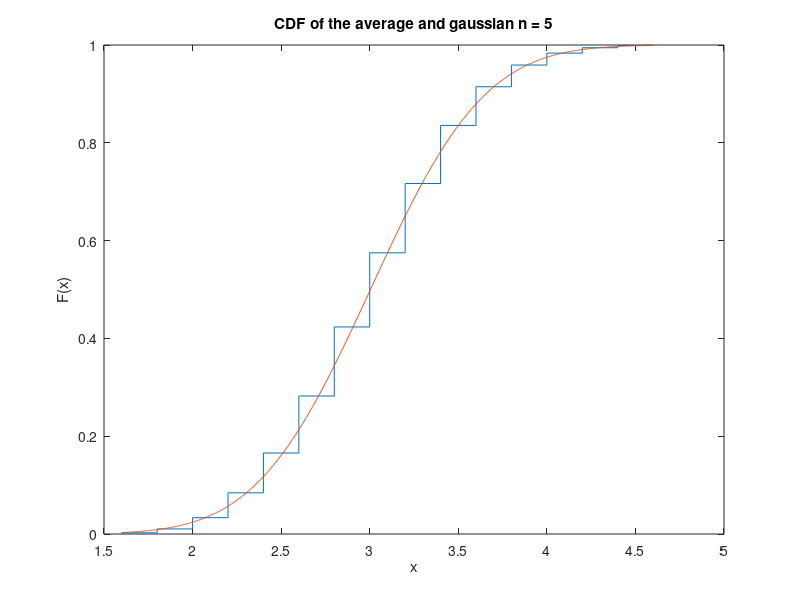
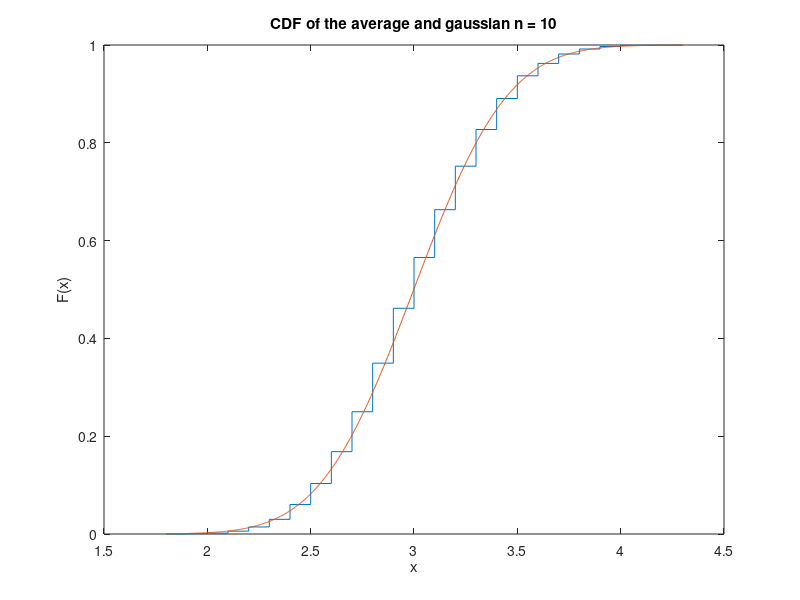
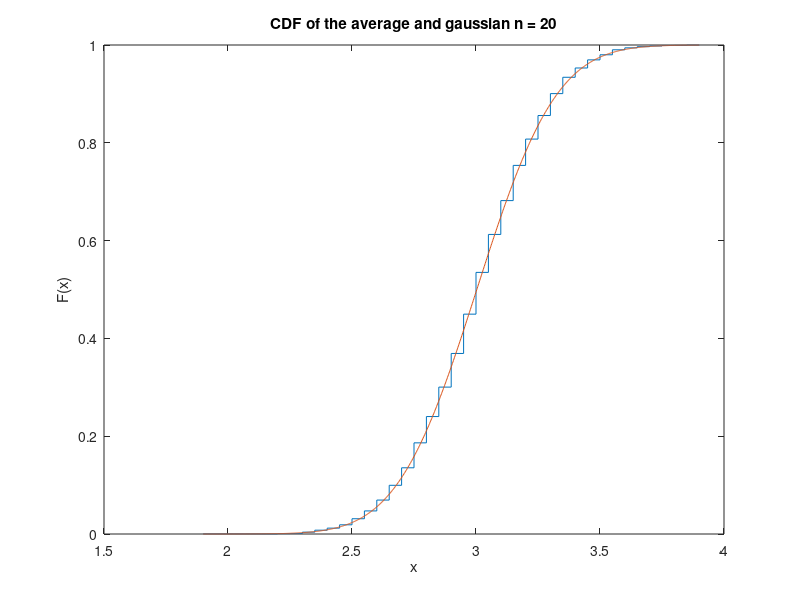
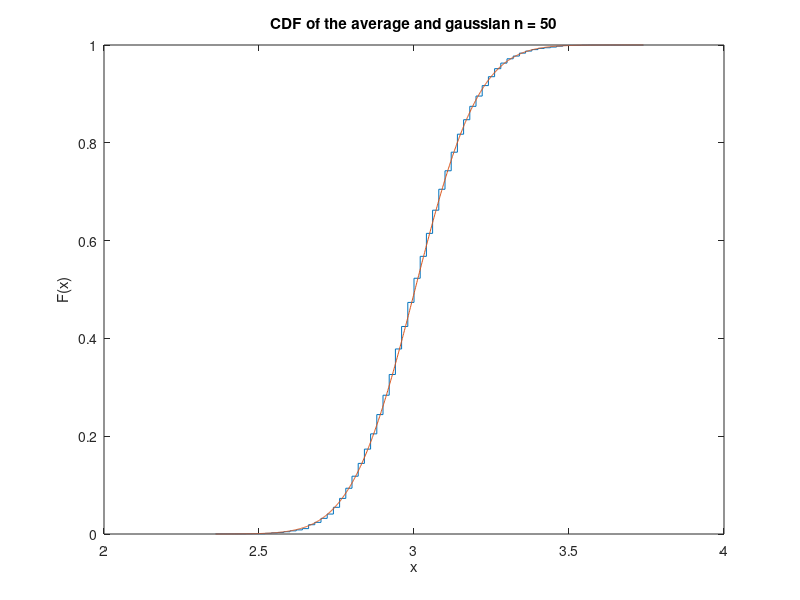

Here is the MATLAB script that generated these plots, in order:
clear;
close all;
clc;

for n = [5 10 20 50 100 200 500 1000 5000 10000]
    nsamp = 5000;
    x = rand(nsamp, n);
    x(x < 0.05) = 1; x(x >= 0.05 & x < 0.45) = 2;x(x >= 0.45 & x<0.6) = 3;
    x(x >= 0.6 & x< 0.9) = 4; x(x>=0.9 & x<1) = 5;
    sumx = sum(x, 2)/n;
    ecdf(sumx)
    hold on;
    mu = mean(sumx);
    sigma = std(sumx);
    gvals = linspace(min(sumx), max(sumx), 1000);
    p = normcdf(gvals, mu, sigma);
    plot(gvals, p);
    title (sprintf('CDF of the average and gaussian n = %d',n));
    hold off;
    filename = sprintf('plot_n_%d.png', n);
    saveas(gcf, filename);
    pause(0.5);
end
